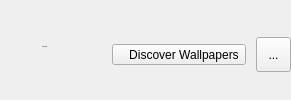
               <widget class="QWidget" name="horizontalWidget_7" native="true">
                <layout class="QHBoxLayout" name="horizontalLayout_20">
                 <property name="spacing">
                  <number>10</number>
                 </property>
                 <property name="leftMargin">
                  <number>0</number>
                 </property>
                 <property name="topMargin">
                  <number>9</number>
                 </property>
                 <property name="rightMargin">
                  <number>0</number>
                 </property>
                 <property name="bottomMargin">
                  <number>0</number>
                 </property>
                 <item>
                  <widget class="QToolButton" name="toolButton_10">
                   <property name="enabled">
                    <bool>true</bool>
                   </property>
                   <property name="styleSheet">
                    <string notr="true">QToolButton {
	icon-size: 24px;
	background-color: transparent;
	padding-left: 0px;
	padding-right: 5px;
	border-radius: 0px;
}</string>
                   </property>
                   <property name="icon">
                    <iconset resource="../resources.qrc">
                     <normaloff>:/icon/wallpaper.svg</normaloff>:/icon/wallpaper.svg</iconset>
                   </property>
                  </widget>
                 </item>
                 <item>
                  <widget class="QWidget" name="verticalWidget_4" native="true">
                   <layout class="QVBoxLayout" name="verticalLayout_12">
                    <property name="spacing">
                     <number>6</number>
                    </property>
                    <property name="leftMargin">
                     <number>0</number>
                    </property>
                    <property name="topMargin">
                     <number>0</number>
                    </property>
                    <property name="rightMargin">
                     <number>0</number>
                    </property>
                    <property name="bottomMargin">
                     <number>0</number>
                    </property>
                    <item>
                     <widget class="QLabel" name="posterboardLbl">
                      <property name="font">
                       <font>
                        <pointsize>-1</pointsize>
                        <bold>false</bold>
                       </font>
                      </property>
                      <property name="text">
                       <string>Posterboard</string>
                      </property>
                     </widget>
                    </item>
                    <item>
                     <spacer name="verticalSpacer_23">
                      <property name="orientation">
                       <enum>Qt::Vertical</enum>
                      </property>
                      <property name="sizeType">
                       <enum>QSizePolicy::Fixed</enum>
                      </property>
                      <property name="sizeHint" stdset="0">
                       <size>
                        <width>20</width>
                        <height>16</height>
                       </size>
                      </property>
                     </spacer>
                    </item>
                   </layout>
                  </widget>
                 </item>
                 <item>
                  <spacer name="horizontalSpacer_7">
                   <property name="orientation">
                    <enum>Qt::Horizontal</enum>
                   </property>
                   <property name="sizeHint" stdset="0">
                    <size>
                     <width>40</width>
                     <height>20</height>
                    </size>
                   </property>
                  </spacer>
                 </item>
                 <item>
                  <widget class="QToolButton" name="findPBBtn">
                   <property name="text">
                    <string>   Discover Wallpapers</string>
                   </property>
                   <property name="icon">
                    <iconset resource="../resources.qrc">
                     <normaloff>:/icon/globe.svg</normaloff>:/icon/globe.svg</iconset>
                   </property>
                   <property name="toolButtonStyle">
                    <enum>Qt::ToolButtonTextBesideIcon</enum>
                   </property>
                  </widget>
                 </item>
                 <item>
                  <widget class="QToolButton" name="pbHelpBtn">
                   <property name="minimumSize">
                    <size>
                     <width>35</width>
                     <height>35</height>
                    </size>
                   </property>
                   <property name="maximumSize">
                    <size>
                     <width>35</width>
                     <height>35</height>
                    </size>
                   </property>
                   <property name="text">
                    <string>...</string>
                   </property>
                   <property name="icon">
                    <iconset resource="../resources.qrc">
                     <normaloff>:/icon/questionmark.circle.svg</normaloff>:/icon/questionmark.circle.svg</iconset>
                   </property>
                   <property name="iconSize">
                    <size>
                     <width>20</width>
                     <height>20</height>
                    </size>
                   </property>
                  </widget>
                 </item>
                </layout>
               </widget>
